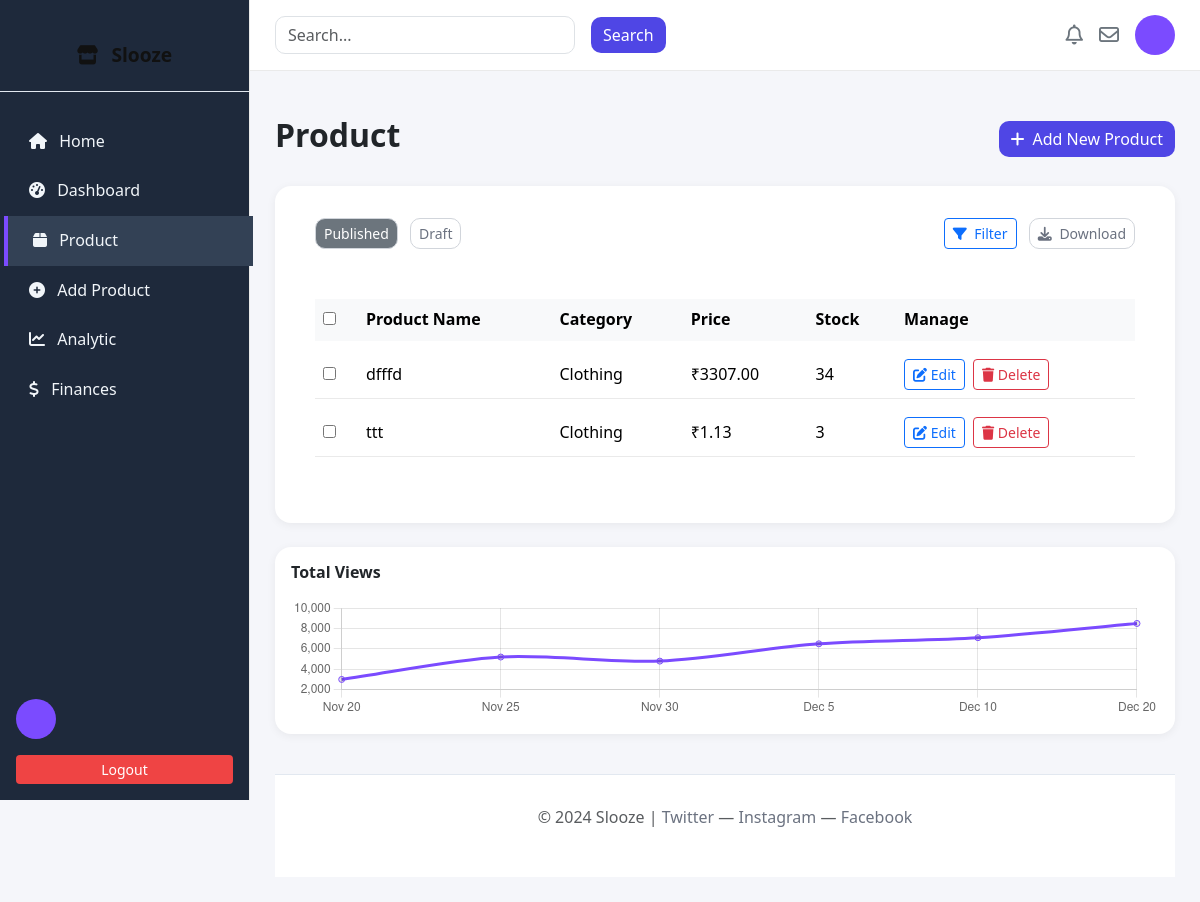
Before: /products/ with the older database file.
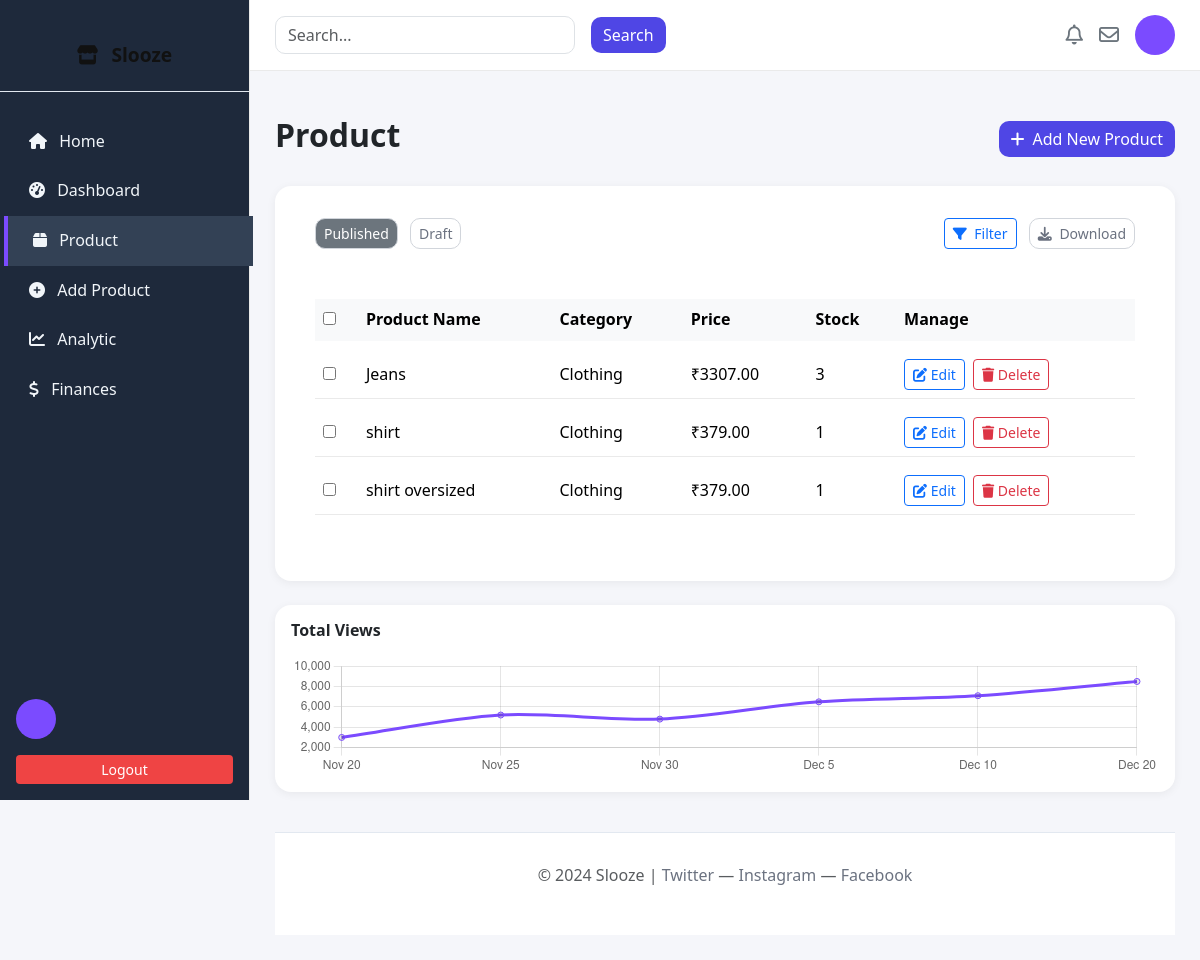
After: the same page with the newer database file.
### slooze/models.py (models this page shows, shortened)
class Product(models.Model):
    name = models.CharField(max_length=100)
    category = models.CharField(max_length=100)
    description = models.TextField(blank=True, null=True)
    price = models.DecimalField(max_digits=10, decimal_places=2)
    stock = models.IntegerField()

### slooze/views.py (the view)
# urls.py: path('products/', views.products_view, name='products'),
def products_view(request):
    products = Product.objects.all()
    return render(request, 'slooze/products.html', {'products': products})

### slooze/templates/slooze/products.html (shortened to what this page needs)
{% extends 'slooze/base.html' %}
{% block content %}
<div class="d-flex justify-content-between align-items-center mb-4">
  <h2 class="fw-bold text-dark">Product</h2>
  <a href="{% url 'addedit' %}" class="btn btn-primary">
    <i class="fas fa-plus me-2"></i>Add New Product
  </a>
</div>
<div class="card border-0 shadow-sm mb-4">
  <div class="card-header bg-white border-0 d-flex justify-content-between align-items-center">
    <div>
      <button class="btn btn-sm btn-outline-secondary me-2 active">Published</button>
      <button class="btn btn-sm btn-outline-secondary">Draft</button>
    </div>
    <div>
      <button class="btn btn-sm btn-outline-primary me-2"><i class="fas fa-filter me-1"></i> Filter</button>
      <button class="btn btn-sm btn-outline-secondary"><i class="fas fa-download me-1"></i> Download</button>
    </div>
  </div>
  <div class="card-body">
    <div class="table-responsive">
      <table class="table table-hover align-middle">
        <thead class="table-light">
          <tr>
            <th><input type="checkbox"></th>
            <th>Product Name</th>
            <th>Category</th>
            <th>Price</th>
            <th>Stock</th>
            <th>Manage</th>
          </tr>
        </thead>
        <tbody>
          {% for p in products %}
          <tr id="row-view-{{ p.id }}">
            <td><input type="checkbox"></td>
            <td>{{ p.name }}</td>
            <td>{{ p.category }}</td>
            <td>₹{{ p.price }}</td>
            <td>{{ p.stock }}</td>
            <td>
              <button class="btn btn-sm btn-outline-primary me-1" onclick="editRow({{ p.id }})">
                <i class="fas fa-edit"></i> Edit
              </button>
              <form action="{% url 'delete_product' p.id %}" method="post" class="d-inline">
                <button type="submit" class="btn btn-sm btn-outline-danger"
                  onclick="return confirm('Delete this product?')">
                  <i class="fas fa-trash"></i> Delete
                </button>
              </form>
            </td>
          </tr>
          {% endfor %}
        </tbody>
      </table>
    </div>
  </div>
</div>
<div class="card shadow-sm p-3">
  <h6 class="fw-bold mb-3">Total Views</h6>
  <canvas id="viewsChart" height="120"></canvas>
</div>
<script>
  const ctx = document.getElementById('viewsChart');
  new Chart(ctx, {
    type: 'line',
    data: {
      labels: ['Nov 20', 'Nov 25', 'Nov 30', 'Dec 5', 'Dec 10', 'Dec 20'],
      datasets: [{
        label: 'Views',
        data: [3000, 5200, 4800, 6500, 7100, 8500],
        borderColor: '#7b4bff',
        fill: false,
        tension: 0.3
      }]
    },
    options: { responsive: true, plugins: { legend: { display: false } } }
  });
</script>
{% endblock %}

### slooze/templates/slooze/base.html (shortened to what this page needs)
<!DOCTYPE html>
<html lang="en">
<head>
  <link href="https://cdn.jsdelivr.net/npm/bootstrap@5.3.2/dist/css/bootstrap.min.css" rel="stylesheet">
  <link rel="stylesheet" href="https://cdnjs.cloudflare.com/ajax/libs/font-awesome/6.4.2/css/all.min.css">
  {% load static %}
  <link rel="stylesheet" href="{% static 'css/style.css' %}">
</head>
<body>
  <div class="sidebar">
    <div class="sidebar-brand">
      <i class="fas fa-store me-2"></i> Slooze
    </div>
    <div class="sidebar-menu">
      <a href="{% url 'home' %}" class="{% if request.path == '/home/' %}active{% endif %}"><i
          class="fas fa-home me-2"></i> Home</a>
      <a href="{% url 'dashboard' %}" class="{% if request.path == '/dashboard/' %}active{% endif %}"><i
          class="fas fa-tachometer-alt me-2"></i> Dashboard</a>
      <a href="{% url 'products' %}" class="{% if request.path == '/products/' %}active{% endif %}"><i
          class="fas fa-box me-2"></i> Product</a>
      <a href="{% url 'addedit' %}" class="{% if request.path == '/addedit/' %}active{% endif %}"><i
          class="fas fa-plus-circle me-2"></i> Add Product</a>
      <a href="#"><i class="fas fa-chart-line me-2"></i> Analytic</a>
      <a href="#"><i class="fas fa-dollar-sign me-2"></i> Finances</a>
    </div>
    <div class="mt-auto p-3">
      <div class="d-flex align-items-center">
        <div class="avatar">{{ request.session.user_email|first }}</div>
      </div>
      <div class="mt-3 text-center">
        <a href="{% url 'logout' %}" class="btn btn-sm btn-danger w-100">Logout</a>
      </div>
    </div>
  </div>
  <div class="topbar">
    <div class="d-flex align-items-center">
      <input type="text" class="form-control me-3" placeholder="Search..." style="width: 300px; border-radius: 10px;">
      <button class="btn btn-primary">Search</button>
    </div>
    <div class="d-flex align-items-center gap-3">
      <i class="far fa-bell fs-5 text-secondary"></i>
      <i class="far fa-envelope fs-5 text-secondary"></i>
      <div class="avatar">{{ request.session.user_email|first }}</div>
    </div>
  </div>
  <div class="main-content" style="margin-top: 20px;">
    {% block content %}{% endblock %}
    <footer class="text-center text-muted">
      <div class="container">
        <p>© 2024 Slooze | <a href="#">Twitter</a> — <a href="#">Instagram</a> — <a href="#">Facebook</a></p>
      </div>
    </footer>
  </div>
</body>
</html>

### slooze/static/css/style.css (style rules this page uses)
* { margin: 0; padding: 0; box-sizing: border-box; }
body { font-family: 'Inter', sans-serif; background-color: #f5f6fa !important; color: #1e293b; line-height: 1.6; }
.sidebar { width: 240px; background: #ffffff; border-right: 1px solid #eaeaea; padding-top: 20px; min-height: 100vh; position: fixed; z-index: 1000; transition: 0.3s ease; }
.sidebar-brand { font-weight: 600; font-size: 1.3rem; color: #111; margin-bottom: 25px; text-align: center; }
.main-content { margin-left: 240px; min-height: 100vh; background-color: #f5f6fa; padding: 0; }
.topbar { background: #ffffff; border-bottom: 1px solid #eaeaea; padding: 12px 22px; display: flex; justify-content: space-between; align-items: center; margin-left: 240px; position: sticky; top: 0; z-index: 999; }
.avatar { font-weight: bold; font-size: 0.875rem; }
.card { background-color: #ffffff; border: none !important; border-radius: 16px !important; padding: 1.5rem; margin-bottom: 1.5rem; box-shadow: 0 2px 10px rgba(0, 0, 0, 0.06) !important; transition: all 0.3s ease; }
.card-header { display: flex; justify-content: space-between; align-items: center; margin-bottom: 1rem; padding-bottom: 0.5rem; border-bottom: 1px solid #eaeaea; background: transparent !important; border: none !important; }
table { width: 100%; border-collapse: separate; border-spacing: 0 10px; }
th, td { padding: 0.75rem; text-align: left; border-bottom: 1px solid #eaeaea; color: #1e293b; }
th { background-color: #f8fafc; font-weight: 600; color: #1e293b; border: none; }
.table tbody tr { background: white; border-radius: 8px; transition: 0.2s; }
.btn-primary { background-color: #4f46e5 !important; color: white; border: none !important; }
.btn-danger { background-color: #ef4444; color: white; border: none !important; }
.btn-outline-secondary { border-radius: 10px !important; border: 1px solid #d1d5db !important; background: transparent; color: #6b7280; }
.btn-primary { background: #4f46e5 !important; border-radius: 10px !important; border: none !important; }
.btn-outline-secondary { border-radius: 10px !important; border: 1px solid #d1d5db !important; }

### slooze/templates/slooze/base.html (style rules this page uses)
:root { --sidebar-bg: #1e293b; --sidebar-active: #334155; --text-color: #f1f5f9; --card-bg: #ffffff; --border-color: #e2e8f0; --primary: #7b4bff; }
body { background-color: #f8fafc; font-family: 'Segoe UI', Tahoma, Geneva, Verdana, sans-serif; }
.sidebar { height: 100vh; position: fixed; top: 0; left: 0; width: 250px; background-color: var(--sidebar-bg); color: var(--text-color); display: flex; flex-direction: column; transition: all 0.3s ease; }
.sidebar-brand { padding: 20px 25px; font-weight: bold; font-size: 1.2rem; border-bottom: 1px solid var(--border-color); }
.sidebar-menu a { color: var(--text-color); text-decoration: none; padding: 12px 25px; display: block; transition: all 0.3s ease; border-left: 4px solid transparent; }
.sidebar-menu a:hover, .sidebar-menu a.active { background-color: var(--sidebar-active); border-left: 4px solid var(--primary); transform: translateX(4px); }
.topbar { margin-left: 250px; padding: 15px 25px; background-color: #ffffff; border-bottom: 1px solid #eaeaea; display: flex; justify-content: space-between; align-items: center; position: sticky; top: 0; z-index: 999; }
.main-content { margin-left: 250px; padding: 25px; transition: all 0.3s ease; }
.avatar { width: 40px; height: 40px; border-radius: 50%; background-color: var(--primary); display: flex; align-items: center; justify-content: center; color: white; font-weight: bold; text-transform: uppercase; }
footer { background: white; padding: 30px 0; margin-top: 40px; border-top: 1px solid #e2e8f0; }
footer a { color: #6b7280; text-decoration: none; transition: color 0.2s ease; }

Changed rows visible on the page:
removed Product: name "ttt", category "Clothing", price "1.13", stock "3"
changed Product: name "dfffd" → "Jeans"; stock "34" → "3"
added Product: name "shirt", category "Clothing", price "379.00", stock "1"
added Product: name "shirt oversized", category "Clothing", price "379.00", stock "1"
